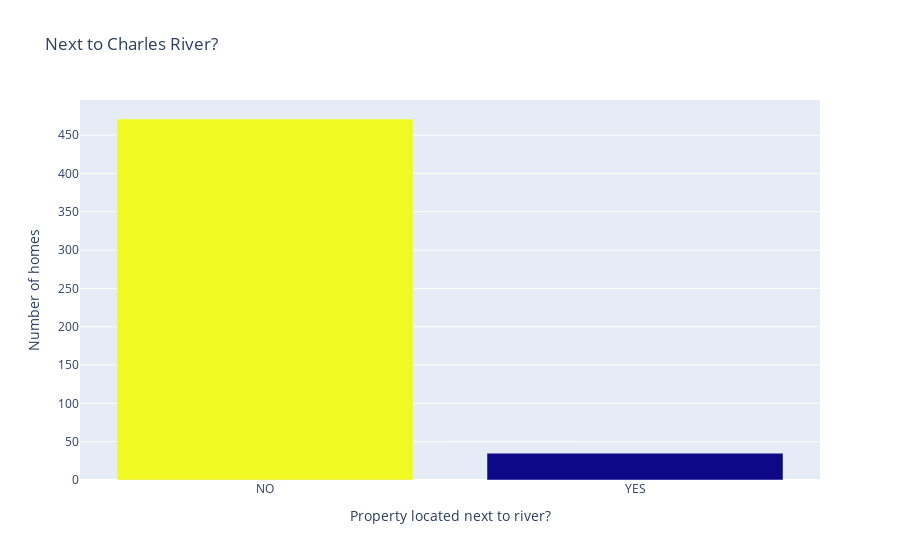

Notebook cell for this chart:
### Code cell
bar = px.bar(x=['NO', 'YES'], y=river_access.values, color=river_access.values, title='Next to Charles River?')
bar.update_layout(xaxis_title='Property located next to river?', yaxis_title='Number of homes', coloraxis_showscale=False)
bar.show()

### Figure 1 — Plotly figure (JSON) as saved in the notebook; plotly's stock layout.template omitted (floating-point values rounded to 4 significant figures)
{"data": [{"alignmentgroup": "True", "hovertemplate": "x=%{x}<br>y=%{y}<br>color=%{marker.color}<extra></extra>", "legendgroup": "", "marker": {"color": [471, 35], "coloraxis": "coloraxis", "pattern": {"shape": ""}}, "name": "", "offsetgroup": "", "orientation": "v", "showlegend": false, "textposition": "auto", "type": "bar", "x": ["NO", "YES"], "xaxis": "x", "y": [471, 35], "yaxis": "y"}], "layout": {"barmode": "relative", "coloraxis": {"colorbar": {"title": {"text": "color"}}, "colorscale": [[0, "#0d0887"], [0.1111, "#46039f"], [0.2222, "#7201a8"], [0.3333, "#9c179e"], [0.4444, "#bd3786"], [0.5556, "#d8576b"], [0.6667, "#ed7953"], [0.7778, "#fb9f3a"], [0.8889, "#fdca26"], [1, "#f0f921"]], "showscale": false}, "legend": {"tracegroupgap": 0}, "title": {"text": "Next to Charles River?"}, "xaxis": {"anchor": "y", "domain": [0, 1], "title": {"text": "Property located next to river?"}}, "yaxis": {"anchor": "x", "domain": [0, 1], "title": {"text": "Number of homes"}}}}
